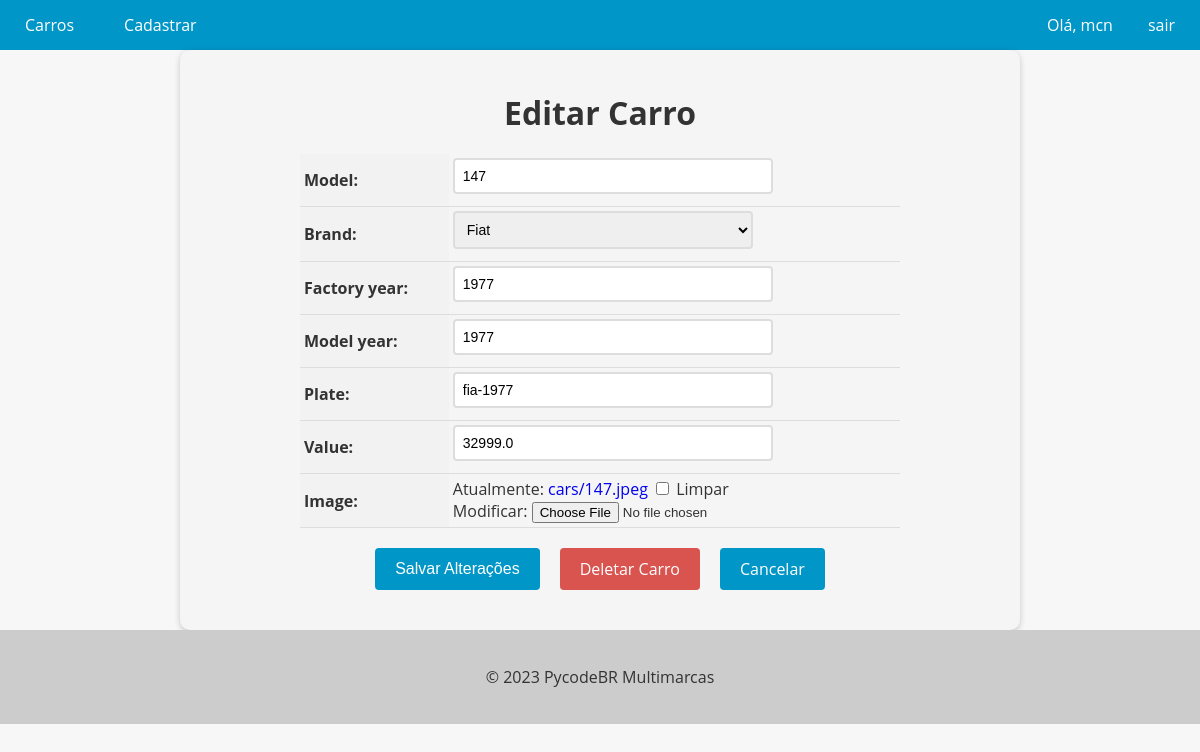
The app's page /car/14/update/ (signed in) with its own data.
### cars/models.py (models this page shows, shortened)
class Car(models.Model):
    id = models.AutoField(primary_key=True)
    model = models.CharField(max_length=200)
    brand = models.ForeignKey(
        Brand, on_delete=models.PROTECT, related_name="car_brand")
    factory_year = models.IntegerField(blank=True, null=True)
    model_year = models.IntegerField(blank=True, null=True)
    plate = models.CharField(max_length=10, blank=True, null=True)
    value = models.FloatField(blank=True, null=True)
    image = models.ImageField(upload_to='cars/', blank=True, null=True)

### cars/views.py (the view, shortened to what this page needs)
# urls.py: path('car/<int:pk>/update/', CarUpdatelView.as_view(), name='car_update'),
@method_decorator(login_required(login_url='login'), name='dispatch')
class CarUpdatelView(UpdateView):
    model = Car
    template_name = 'car_update.html'
    form_class = CarModelForm

### cars/form.py (shortened to what this page needs)
class CarModelForm(forms.ModelForm):
    class Meta:
        model = Car
        fields = '__all__'

### cars/models.py (called while the page is built)
    def __str__(self):
        return self.name

### cars/templates/car_update.html (shortened to what this page needs)
{% extends "base.html" %}
{% block content %}
  <form method="post" enctype="multipart/form-data">
    <h1>Editar Carro</h1>
    <table>
      {{ form.as_table }}
    </table>
    <div>
      {% if user.is_authenticated %}
        <div class="buttons-container">
          <input type="submit" value="Salvar Alterações" class="btn btn-primary">
          <a href="{% url 'car_delete' pk=object.pk %}" class="btn btn-danger">Deletar Carro</a>
          <a href="{% url 'cars_list' %}" class="btn btn-secondary">Cancelar</a>
        </div>
      {% endif %}
    </div>
  </form>
{% endblock %}

### setup/templates/base.html (shortened to what this page needs)
<!DOCTYPE html>
<html lang="en">
<head>
</head>
<body>
  <header>
    <nav>
      <div id="div-cars">
        <ul>
          {% if user.is_authenticated %}
            <li><a href="{% url 'cars_list' %}">Carros</a></li>
            <li><a href="{% url 'new_car' %}">Cadastrar</a></li>
          {% else %}
            <li><a href="{% url 'cars_list' %}">Carros</a></li>
          {% endif %}
        </ul>
      </div>
      <div id="div-user">
        <ul>
          {% if user.is_authenticated %}
            <li>Olá, {{ user.username }}</li>
            <li><a href="{% url 'logout' %}">sair</a></li>
          {% else %}
            <li><a href="{% url 'login' %}">login</a></li>
            <li><a href="{% url 'register' %}">cadastra-se</a></li>
          {% endif %}
        </ul>
      </div>
    </nav>
  </header>
  <main>
    {% block content %}
    {% endblock %}
  </main>
  <footer>
    <p>&copy; 2023 PycodeBR Multimarcas</p>
  </footer>
</body>
</html>

### setup/templates/base.html (style rules this page uses)
body { font-family: 'Open Sans', sans-serif; background-color: #f7f7f7; color: #333; margin: 0; padding: 0; }
header { background-color: #0096c7; color: #fff; text-align: center; }
footer { background-color: #ccc; color: #333; padding: 20px; text-align: center; }
nav { background-color: #0096c7; color: #fff; height: 50px; display: flex; justify-content: space-between; align-items: center; }
nav ul { list-style: none; margin: 0; padding: 0; display: flex; }
nav ul li { margin: 0 10px; }
nav ul li a { color: #fff; text-decoration: none; font-size: 16px; padding: 15px; transition: all 0.3s ease; }

### cars/templates/car_update.html (style rules this page uses)
form { max-width: 800px; margin: 0 auto; padding: 20px; background-color: #f5f5f5; border-radius: 10px; box-shadow: 0 2px 6px rgba(0, 0, 0, 0.2); }
form h1 { font-size: 2rem; margin-bottom: 20px; text-align: center; }
table { margin: 0 auto; border-collapse: collapse; width: 100%; max-width: 600px; }
th, td { padding: 4px; text-align: left; border-bottom: 1px solid #ddd; }
th { background-color: #f2f2f2; }
input[type="text"], input[type="number"], select, textarea { padding: 8px; font-size: 14px; border: 2px solid #ddd; border-radius: 4px; width: 100%; max-width: 300px; margin-bottom: 8px; transition: border-bottom-color 0.3s ease-in-out; }
.btn { background-color: #0096c7; color: #fff; border: none; padding: 10px 20px; font-size: 16px; border-radius: 4px; cursor: pointer; transition: background-color 0.3s ease-in-out; }
.buttons-container { display: flex; justify-content: center; margin-top: 20px; margin-bottom: 20px; }
.btn { display: inline-block; background-color: #0096c7; color: #fff; border: none; padding: 10px 20px; font-size: 16px; border-radius: 4px; cursor: pointer; transition: background-color 0.3s ease-in-out; margin: 0 10px; }
.btn-danger { background-color: #d9534f; text-decoration: none !important; }
a { text-decoration: none !important; }

### records on screen
Car: model "147", brand "Fiat", factory_year "1977", model_year "1977", plate "fia-1977", value "32999.0"

### other values on screen
{{ user.username }} "mcn"
